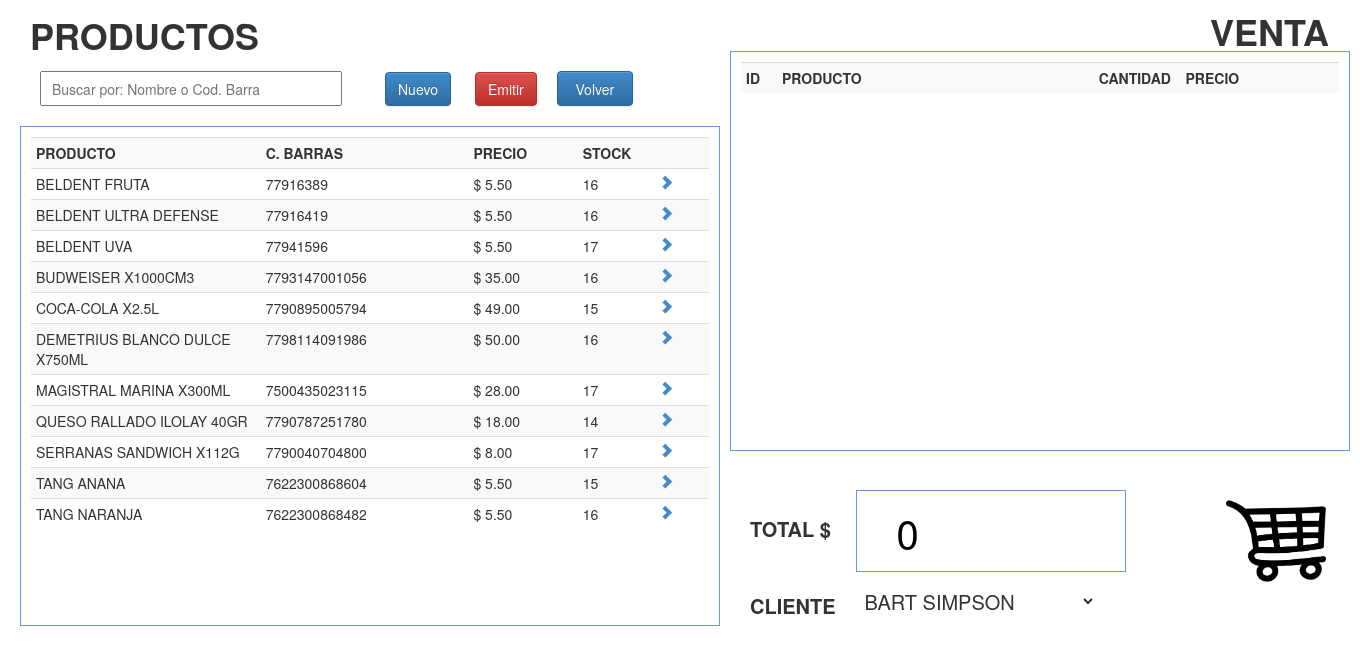
Before: /php/ventas.php with the older database file.
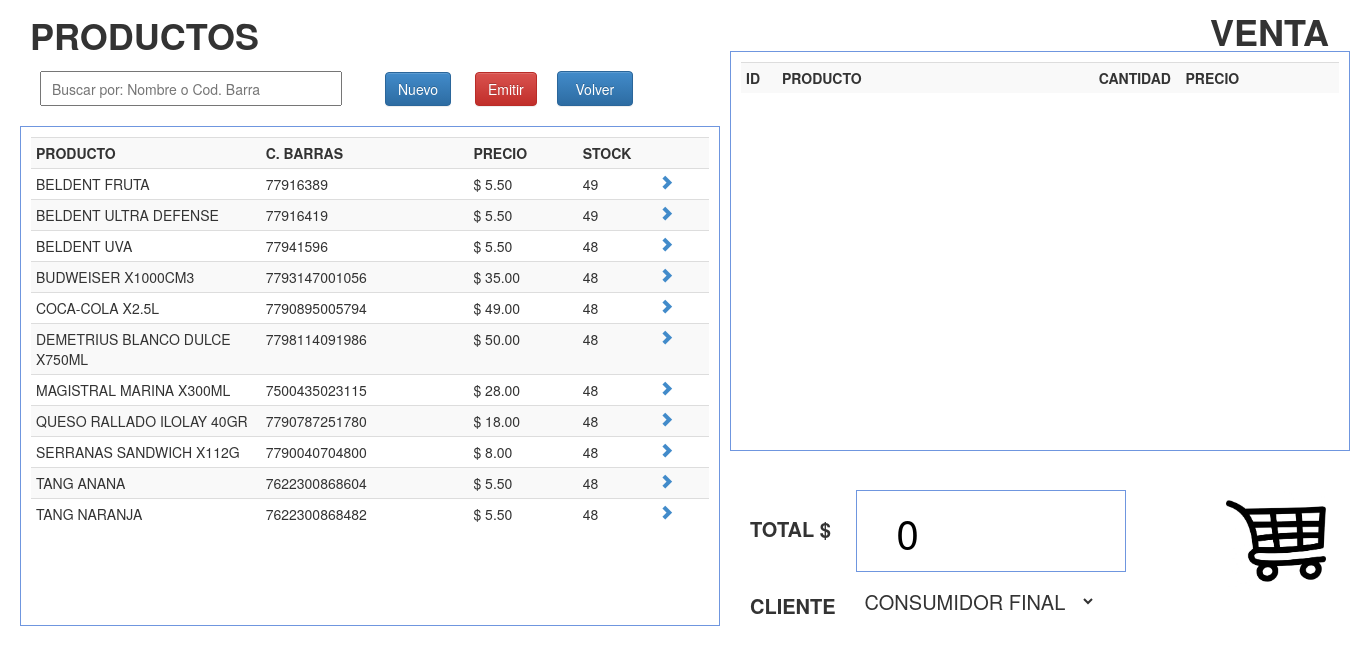
After: the same page with the newer database file.
### tables this page shows
CREATE TABLE IF NOT EXISTS `productos` (
  `id_prod` int(11) NOT NULL AUTO_INCREMENT,
  `nomb_prod` varchar(100) NOT NULL,
  `cod_barra` varchar(100) NOT NULL,
  `tipo_prod` varchar(50) NOT NULL,
  `precio_cost` decimal(10,2) NOT NULL,
  `porcentaje_prod` decimal(5,2) NOT NULL,
  `precio_unit` decimal(10,2) NOT NULL,
  `existencia_prod` int(10) NOT NULL,
  `fecha_reg` date NOT NULL,
  `iva_prod` decimal(3,2) NOT NULL,
  PRIMARY KEY (`id_prod`)
);

### php/ventas.php (the view, shortened to what this page needs)
<!DOCTYPE html PUBLIC "-//W3C//DTD XHTML 1.0 Transitional//EN" "http://www.w3.org/TR/xhtml1/DTD/xhtml1-transitional.dtd">
<html xmlns="http://www.w3.org/1999/xhtml">
<head>
<link href="../css/estiloVenta.css" rel="stylesheet">
<link href="../bootstrap/css/bootstrap.css" rel="stylesheet">
<link href="../bootstrap/css/bootstrap.min.css" rel="stylesheet">
<link href="../bootstrap/css/bootstrap-theme.css" rel="stylesheet">
</head>
<body>
    <header><big><strong><font color="#333333">PRODUCTOS</strong></big></header>
    <section>
    <table>
        <tr>
            <td width="335"><input type="text" placeholder="Buscar por: Nombre o Cod. Barra" id="bs-prod" autofocus/></td>
            <td width="100"><button id="nuevo-producto" style="margin-left: 30px" class="btn btn-primary">Nuevo</button></td>
            <td witdh="200"><button id="emitir" style="margin-left: 20px" class="btn btn-danger" onclick="javascript:emitir();">Emitir</button></td>
            <td witdh="200"><form><button id="volver" class="btn btn-primary"  onclick="history.back()">Volver</button></form></td>
        </tr>
    </table>
    </section>
    <div class="registros" id="agrega-registros">
        <table id="tablaprod" class="table table-striped table-condensed table-hover">
            <tr>
                <th width="210">PRODUCTO</th>
                <th width="190">C. BARRAS</th>
                <th width="100">PRECIO</th>
                <th width="70">STOCK</th>
                <th width="50"></th>
            </tr>
        <?php
            $registro = mysql_query("SELECT * FROM productos where existencia_prod > 0 ORDER BY nomb_prod ASC");
            while($registro2 = mysql_fetch_array($registro)){
                echo '<tr>
                        <td>'.$registro2['nomb_prod'].'</td>
                        <td>'.$registro2['cod_barra'].'</td>
                        <td>$ '.$registro2['precio_unit'].'</td>
                        <td>'.$registro2['existencia_prod'].'</td>
                        <td><a onclick="javascript:agregaVenta('.$registro2['id_prod'].');" class="glyphicon glyphicon-chevron-right"></a> </td>
                    </tr>';
            }
        ?>
        </table>
    </div>
  <header id="venta" ><big><strong><font color="#333333">VENTA</strong></big></header>
    <div class="registros" id="imprimirprod">
        <table id="tablaventa" class="table table-striped table-condensed table-hover">
            <tr>
                <th width="15">ID</th>
                <th width="10"></th>
                <th width="300">PRODUCTO</th>
                <th width="50">CANTIDAD</th>
                <th width="100">PRECIO</th>
                <th width="50"></th>
            </tr>
        </table>
    </div>
    <section id="total">
    <table id="totales">
        <tr>
            <td><label for="totallbl">TOTAL $ </label></td>
            <td width="300"><input type="number" id="totaltxt" name="totaltxt" value="0" step="any" disabled /></td>
            <td><img id="myImg" src="../images/carrito.png" width="100" height="100"></td>
        </tr>
        <tr>
        <td><label for="clientellbl">CLIENTE </label></td>
            <td><select required="required" name="tipo" id="tipo">
            <?php
                $registro = mysql_query("SELECT id_clien, nomb_clien FROM clientes ORDER BY nomb_clien ASC");
                while($registro2 = mysql_fetch_array($registro)){ ?>
                 <option value="<?php echo $registro2['id_clien']?>"><?php echo $registro2['nomb_clien'] ?>  </option>
            <?php }    ?>
            </select></td>
        </tr>
    </table>
    </section>
</body>
</html>

### css/estiloVenta.css (style rules this page uses)
body { margin:0px; font-family:"Trebuchet MS", Arial, Helvetica, sans-serif; min-width:1000px; }
header { margin:auto; padding:10px; font-size:30px; width:500px; margin-top:0px; margin-left: 20px; }
section { margin-left: 20px; margin-top:0px; }
section table tr td input, form button { margin-left: 20px; padding: 10px; width:90%; height:35px; outline:none; font-size:14px; }
.registros { margin-left: 20px; width:700px; height:500px; margin-top:20px; border:1px solid #6F96DF; padding:10px; overflow:auto; cursor: default; }
header[id=venta] { margin:auto; padding:10px; font-size:30px; width:80px; margin-top:-630px; margin-right: 80px; }
.registros[id=imprimirprod] { margin-left: 730px; width:620px; height:400px; margin-top:-20px; border:1px solid #6F96DF; padding:10px; overflow:auto; cursor: default; }
section table[id=totales] { margin-left: 710px; margin-top: 20px; }
section table[id=totales] tr td input { font-size:40px; text-align: left; background: transparent; color: black; border:1px solid #6F96DF; padding:1em; }
section table[id=totales] tr td label { margin-left: 20px; width:90%; outline:none; font-size:20px; }
section table[id=totales] tr td select { margin-left: 20px; margin-top: -10px; margin-bottom: 4px; width:240px; outline:none; font-size:20px; border: none; background-color: transparent; ; padding: 5px; cursor: pointer; }
section table[id=totales] tr td img { margin-left: 100px; max-width: 100%; margin-left: 90px; margin-top: 20px; margin-right: 20px; height: auto; outline:none; -webkit-appearance: none; text-overflow: ellipsis; border-width: 0; box-sizing: border-box; float: left; border: none; }

Changed rows visible on the page:
changed productos "BELDENT FRUTA": existencia_prod "16" → "49"
changed productos "BELDENT ULTRA DEFENSE": existencia_prod "16" → "49"
changed productos "BELDENT UVA": existencia_prod "17" → "48"
changed productos "BUDWEISER X1000CM3": existencia_prod "16" → "48"
changed productos "COCA-COLA X2.5L": existencia_prod "15" → "48"
changed productos "DEMETRIUS BLANCO DULCE X750ML": existencia_prod "16" → "48"
changed productos "MAGISTRAL MARINA X300ML": existencia_prod "17" → "48"
changed productos "QUESO RALLADO ILOLAY 40GR": existencia_prod "14" → "48"
changed productos "SERRANAS SANDWICH X112G": existencia_prod "17" → "48"
changed productos "TANG ANANA": existencia_prod "15" → "48"
changed productos "TANG NARANJA": existencia_prod "16" → "48"
Other visible differences:
form field tipo: "BART SIMPSON" → "CONSUMIDOR FINAL"
